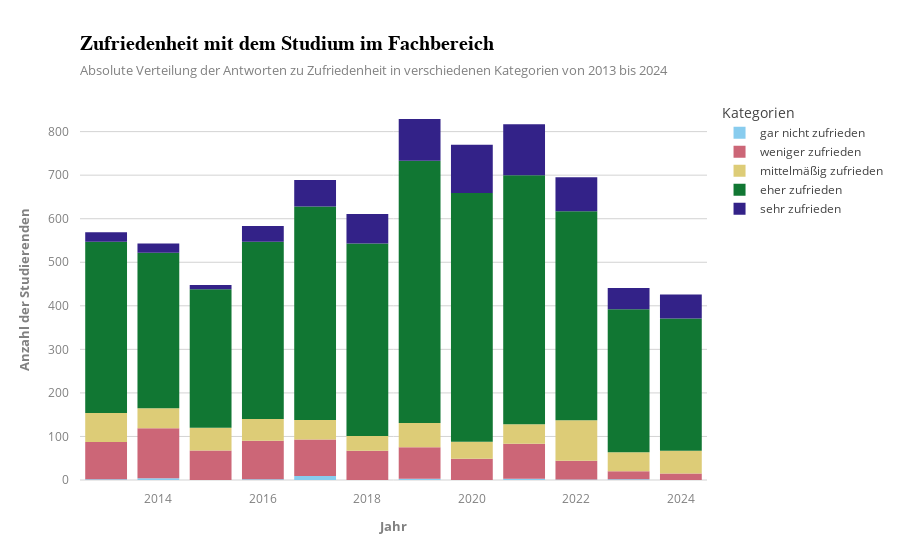

Here is the notebook cell this chart was saved with:
### Code cell
infoviz_template = dict(
    layout=dict(
        template="plotly_white",
        title=dict(
            font=dict(size=20, family="Arial", weight="bold", color="black"),
            xanchor="left",  
            xref="paper",
            x=0,
            subtitle=dict(
                text="Absolute Verteilung der Antworten zu Zufriedenheit in verschiedenen Kategorien von 2013 bis 2024",
                font=dict(color="gray", size=13),
            ),
        ),
        xaxis=dict(
            showgrid=False,
            zerolinecolor="lightgrey",
            tickfont=dict(color="grey", size=12),
            title_font=dict(color="grey", weight="bold", size=13),
            title_standoff=15,
            ticklabelstandoff=10,
            ticklabelposition="outside bottom"
        ),
        yaxis=dict(
            showgrid=True, gridcolor="lightgrey",
            zerolinecolor="lightgrey",
            tickfont=dict(color="grey", size=12),
            title_font=dict(color="grey", weight="bold", size=13),
            title_standoff=15,
            ticklabelstandoff=10,
            ticklabelposition="outside left"
        ),
    )
)

pio.templates["infoviz"] = infoviz_template

category_order = [
    'gar nicht zufrieden (%)', 
    'weniger zufrieden (%)', 
    'mittelmäßig zufrieden (%)', 
    'eher zufrieden (%)', 
    'sehr zufrieden (%)'
]

df['Category'] = pd.Categorical(df['Category'], categories=category_order, ordered=True)

df = df.sort_values(by=['Jahr', 'Category'])

fig = px.bar(df, x="Jahr", 
             y="sum", 
             color="Category", 
             title="Zufriedenheit mit dem Studium im Fachbereich", 
             color_discrete_sequence=px.colors.qualitative.Safe, 
             template="infoviz",
             labels={
                 'Jahr': 'Jahr', 
                 'sum': 'Anzahl der Studierenden',
                 'Category': 'Kategorien'
             })

fig.update_traces(
    name="gar nicht zufrieden", 
    selector=dict(name='gar nicht zufrieden (%)') 
)
fig.update_traces(
    name="weniger zufrieden",
    selector=dict(name='weniger zufrieden (%)')
)
fig.update_traces(
    name="mittelmäßig zufrieden",
    selector=dict(name='mittelmäßig zufrieden (%)')
)
fig.update_traces(
    name="eher zufrieden",
    selector=dict(name='eher zufrieden (%)')
)
fig.update_traces(
    name="sehr zufrieden",
    selector=dict(name='sehr zufrieden (%)')
)

fig.show()

### Figure 1 — Plotly figure (JSON) as saved in the notebook; plotly's stock layout.template omitted (floating-point values rounded to 4 significant figures)
{"data": [{"alignmentgroup": "True", "hovertemplate": "Kategorien=gar nicht zufrieden (%)<br>Jahr=%{x}<br>Anzahl der Studierenden=%{y}<extra></extra>", "legendgroup": "gar nicht zufrieden (%)", "marker": {"color": "rgb(136, 204, 238)", "pattern": {"shape": ""}}, "name": "gar nicht zufrieden", "offsetgroup": "gar nicht zufrieden (%)", "orientation": "v", "showlegend": true, "textposition": "auto", "type": "bar", "x": ["2013", "2014", "2015", "2016", "2017", "2018", "2019", "2020", "2021", "2022", "2023", "2024"], "xaxis": "x", "y": [2, 4, 0, 2, 9, 0, 3, 0, 3, 1, 2, 0], "yaxis": "y"}, {"alignmentgroup": "True", "hovertemplate": "Kategorien=weniger zufrieden (%)<br>Jahr=%{x}<br>Anzahl der Studierenden=%{y}<extra></extra>", "legendgroup": "weniger zufrieden (%)", "marker": {"color": "rgb(204, 102, 119)", "pattern": {"shape": ""}}, "name": "weniger zufrieden", "offsetgroup": "weniger zufrieden (%)", "orientation": "v", "showlegend": true, "textposition": "auto", "type": "bar", "x": ["2013", "2014", "2015", "2016", "2017", "2018", "2019", "2020", "2021", "2022", "2023", "2024"], "xaxis": "x", "y": [85, 115, 68, 88, 84, 67, 72, 49, 80, 43, 18, 15], "yaxis": "y"}, {"alignmentgroup": "True", "hovertemplate": "Kategorien=mittelmäßig zufrieden (%)<br>Jahr=%{x}<br>Anzahl der Studierenden=%{y}<extra></extra>", "legendgroup": "mittelmäßig zufrieden (%)", "marker": {"color": "rgb(221, 204, 119)", "pattern": {"shape": ""}}, "name": "mittelmäßig zufrieden", "offsetgroup": "mittelmäßig zufrieden (%)", "orientation": "v", "showlegend": true, "textposition": "auto", "type": "bar", "x": ["2013", "2014", "2015", "2016", "2017", "2018", "2019", "2020", "2021", "2022", "2023", "2024"], "xaxis": "x", "y": [67, 46, 52, 50, 45, 34, 56, 39, 45, 93, 44, 52], "yaxis": "y"}, {"alignmentgroup": "True", "hovertemplate": "Kategorien=eher zufrieden (%)<br>Jahr=%{x}<br>Anzahl der Studierenden=%{y}<extra></extra>", "legendgroup": "eher zufrieden (%)", "marker": {"color": "rgb(17, 119, 51)", "pattern": {"shape": ""}}, "name": "eher zufrieden", "offsetgroup": "eher zufrieden (%)", "orientation": "v", "showlegend": true, "textposition": "auto", "type": "bar", "x": ["2013", "2014", "2015", "2016", "2017", "2018", "2019", "2020", "2021", "2022", "2023", "2024"], "xaxis": "x", "y": [393, 357, 318, 407, 490, 442, 602, 571, 572, 480, 328, 304], "yaxis": "y"}, {"alignmentgroup": "True", "hovertemplate": "Kategorien=sehr zufrieden (%)<br>Jahr=%{x}<br>Anzahl der Studierenden=%{y}<extra></extra>", "legendgroup": "sehr zufrieden (%)", "marker": {"color": "rgb(51, 34, 136)", "pattern": {"shape": ""}}, "name": "sehr zufrieden", "offsetgroup": "sehr zufrieden (%)", "orientation": "v", "showlegend": true, "textposition": "auto", "type": "bar", "x": ["2013", "2014", "2015", "2016", "2017", "2018", "2019", "2020", "2021", "2022", "2023", "2024"], "xaxis": "x", "y": [22, 21, 10, 36, 61, 68, 96, 111, 117, 78, 49, 55], "yaxis": "y"}], "layout": {"barmode": "relative", "legend": {"title": {"text": "Kategorien"}, "tracegroupgap": 0}, "title": {"text": "Zufriedenheit mit dem Studium im Fachbereich"}, "xaxis": {"anchor": "y", "domain": [0, 1], "title": {"text": "Jahr"}}, "yaxis": {"anchor": "x", "domain": [0, 1], "title": {"text": "Anzahl der Studierenden"}}}}
